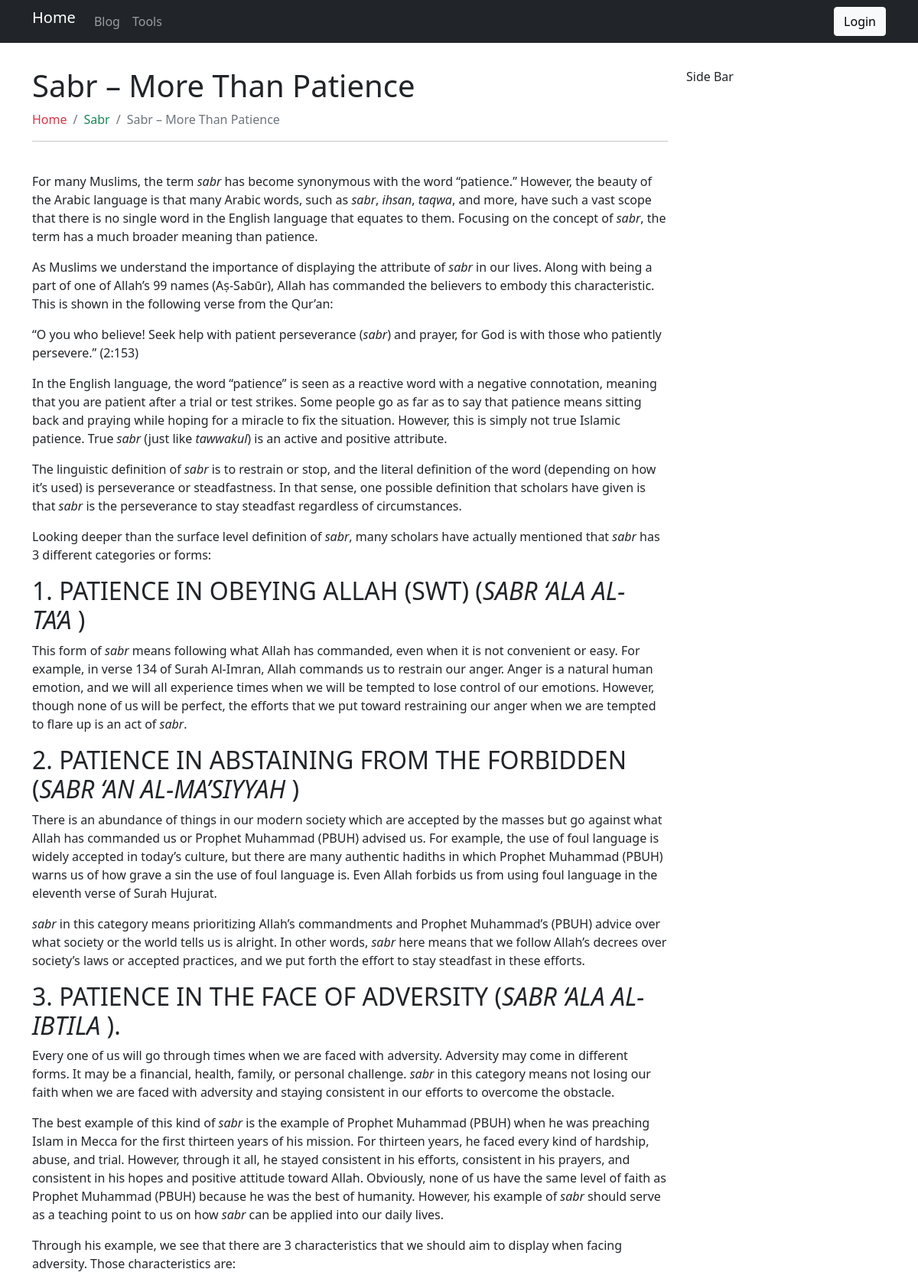
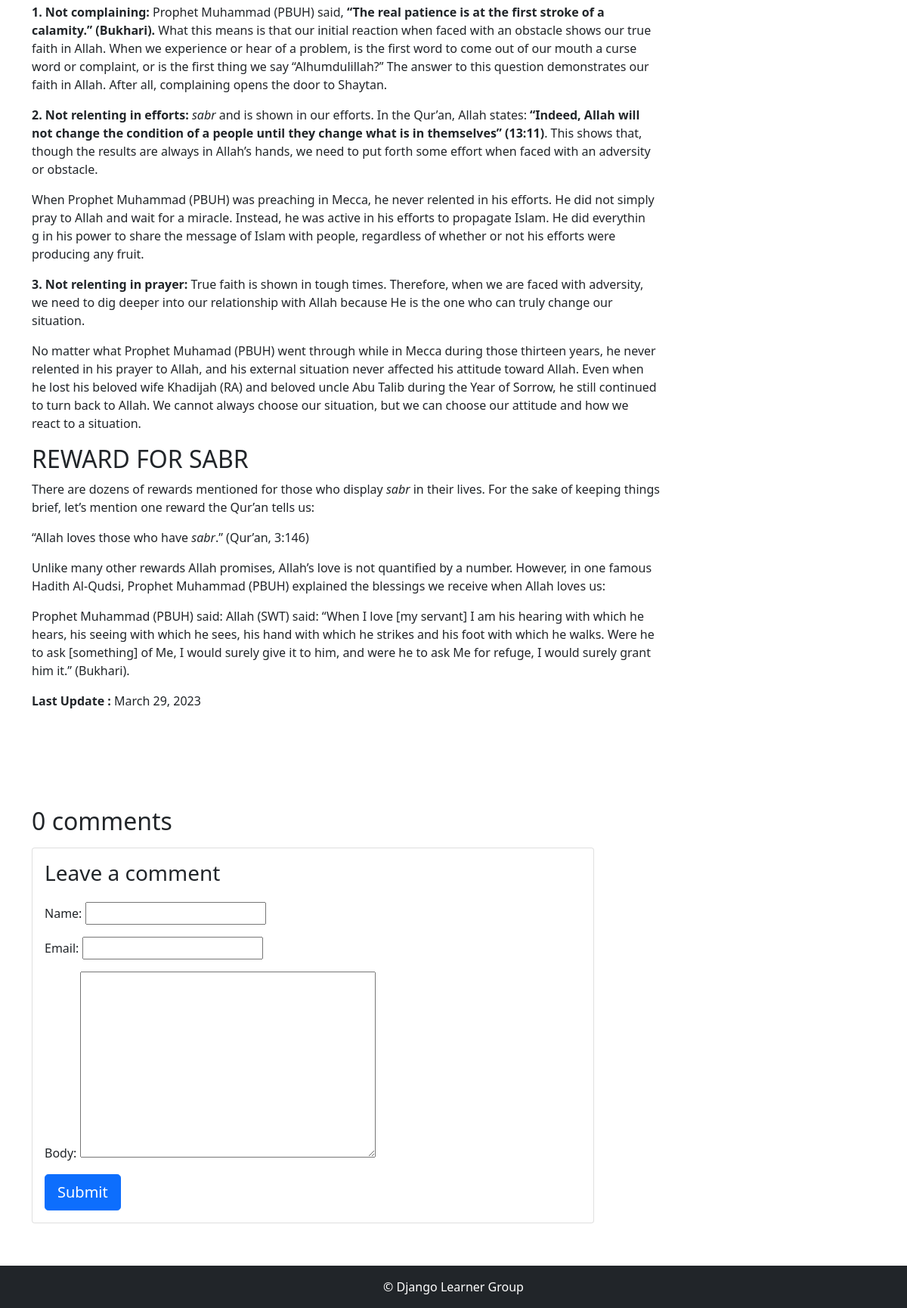
The app's page /sabr-more-than-patience with its own data (2 pictures, top to bottom).
### blog/models.py (models this page shows, shortened)
class BlogPost(models.Model):
    STATUS = [
        ('draft', 'Draft'),
        ('published', 'Published')
    ]
    title = models.CharField(max_length=250, blank=True, null=True)
    slug = models.SlugField(unique=True, blank=True, null=True)
    featured_image = models.ImageField(upload_to='uploads/', blank=True, null=True)
    content = RichTextUploadingField()
    created = models.DateField(auto_now_add=True)
    updated = models.DateField(auto_now_add=True)
    category = models.ForeignKey(Category, on_delete=models.CASCADE)
    status = models.CharField(max_length=10, choices=STATUS, default='draft')
    meta_title = models.CharField(max_length=250, null=True, blank=True)
    meta_description = models.TextField(null=True, blank=True)
    class Meta:
        verbose_name_plural = 'Posts'

class Category(models.Model):
    title = models.CharField(max_length=200, blank=True, null=True)
    slug = models.SlugField(unique=True, blank=True, null=True)
    class Meta:
            verbose_name_plural = 'Categories'

### blog/views.py (the view)
# urls.py: path('<slug:slug>', views.single_post, name='single_post'),
def single_post(request, slug):
    template_name = 'blog/single.html'
    post = get_object_or_404(BlogPost, slug=slug)
    comments = post.comments.filter(active=True)
    new_comment = None
    if request.method == 'POST':
        comment_form = CommentForm(data=request.POST)
        if comment_form.is_valid():
            new_comment = comment_form.save(commit=False)
            new_comment.post = post
            new_comment.save()
    else:
        comment_form = CommentForm()
    context = {'posts': post, 'comments': comments, 'new_comment': new_comment, 'comment_form': comment_form}
    return render(request, template_name, context)

### blog/forms.py
class CommentForm(forms.ModelForm):
    class Meta:
        model = Comment
        fields = ('name', 'email', 'body')

### templates/blog/single.html (shortened to what this page needs)
{% extends 'base.html' %}
{% block content%}
<div class="container my-3">
    <div class="row py-3">
        <div class="col-md-9">
            <h1>{{posts.title}}</h1>
              <nav aria-label="breadcrumb">
                <ol class="breadcrumb">
                  <li class="breadcrumb-item"><a class="text-decoration-none text-danger" href="{% url 'home' %}">Home</a></li>
                  <li class="breadcrumb-item"><a class="text-decoration-none text-success" href="">{{posts.category.title }}</a></li>
                  <li class="breadcrumb-item active" aria-current="page">{{posts.title}}</li>
                </ol>
              </nav>
              <hr>
              <div>
            {{posts.content|safe}}
              </div>
              <div class="my-3"><strong>Last Update : </strong>{{posts.updated}}</div>
        </div>
        <div class="col-md-3">Side Bar</div>
    </div>
    {% load social_share %}
    <div>
      <br>
       <br><br><br>
       <div>
        <h2>{{ comments.count }} comments</h2>
      </div>
    </div>
    <div class="col-md-8 card mb-4  mt-3 ">
      <div class="card-body">
        {% if new_comment %}
        <div class="alert alert-success" role="alert">
          Your comment is awaiting moderation
        </div>
        {% else %}
        <h3>Leave a comment</h3>
        <form method="post" style="margin-top: 1.3em;">
          {{ comment_form.as_p }}
          <button type="submit" class="btn btn-primary  btn-lg">Submit</button>
        </form>
        {% endif %}
      </div>
    </div>
  </div>
{% endblock content%}

### records on screen
BlogPost: title "Sabr – More Than Patience", category "Sabr", content "For many Muslims, the term sabr has become synonymous with the word “patience.” However, the beauty of the Arabic language is that many Arabic words, such as sabr , ihsan , taqwa , and more, have such a vast scope that there is no single word in the English language that equates to them. Focusing on the concept of sabr , the term has a much broader meaning than patience. As Muslims we understand the importance of displaying the attribute of sabr in our lives. Along with being a part of one of Allah’s 99 names (Aṣ-Sabūr), Allah has commanded the believers to embody this characteristic. This is shown in the following verse from the Qur’an: “O you who believe! Seek help with patient…", updated "March 29, 2023"

### other values on screen
{{ comments.count }} "0"
